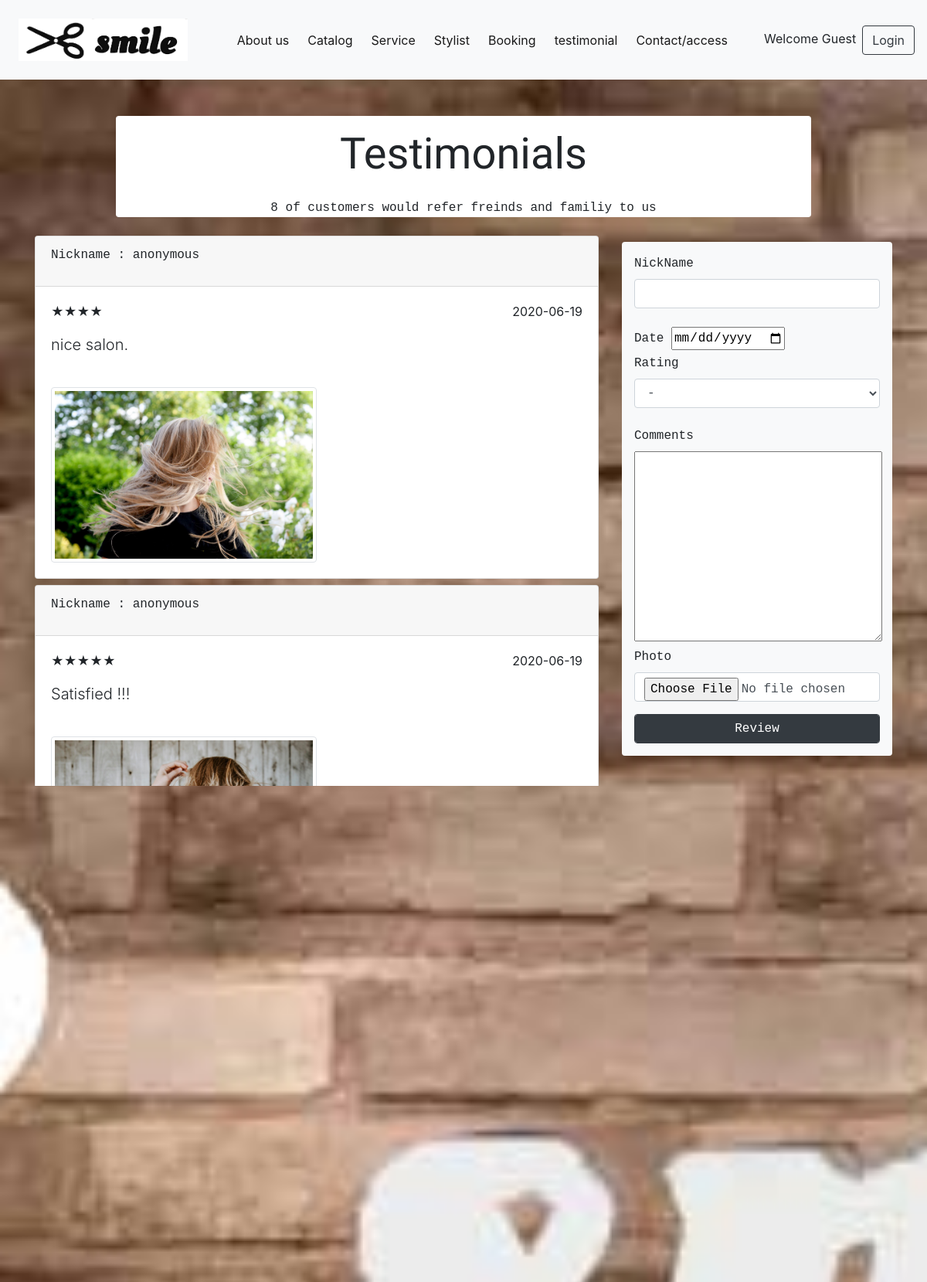
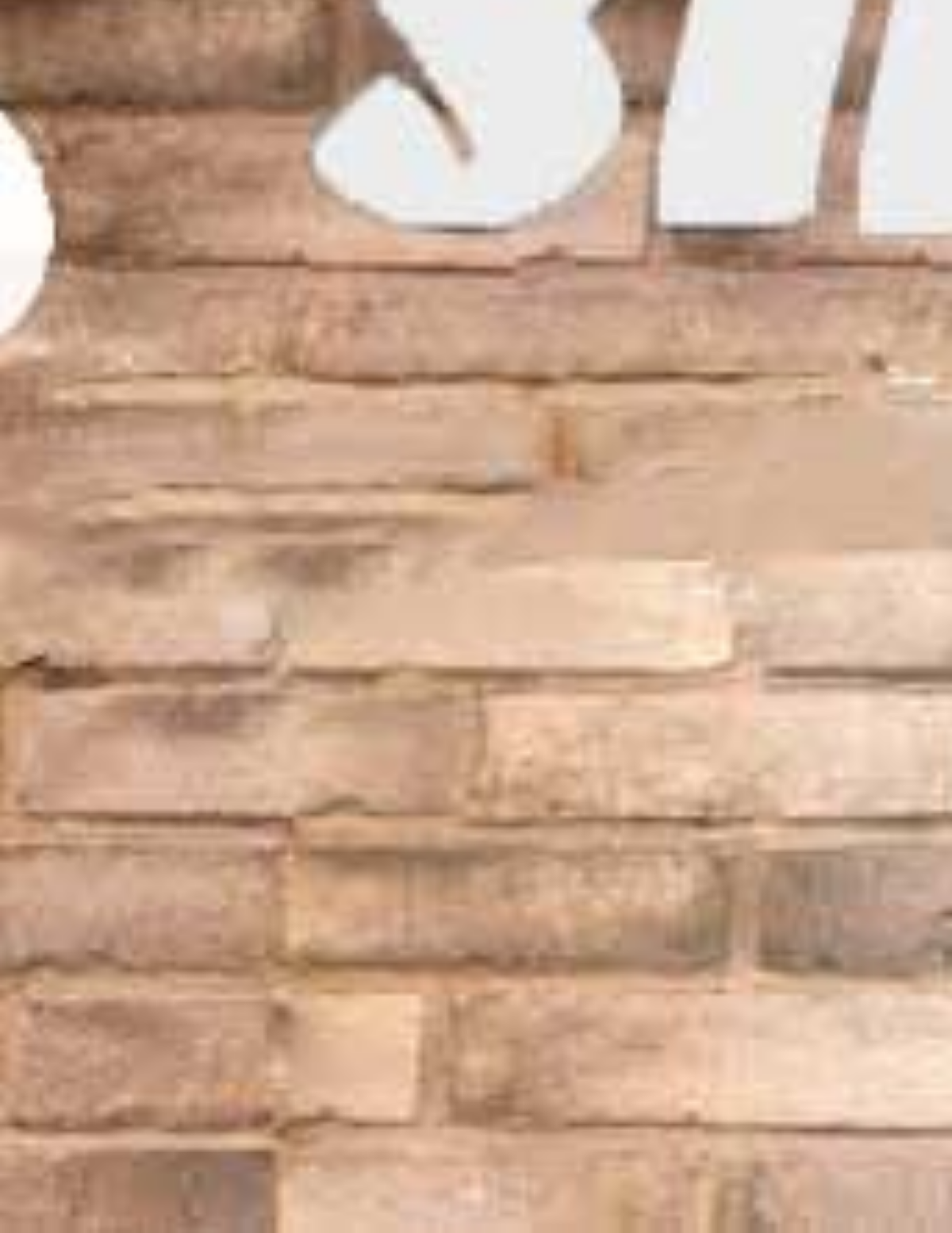
The page /testimonial.php on the database its author committed (2 pictures, top to bottom).
### tables this page shows
CREATE TABLE `review` (
  `review_id` int(11) NOT NULL,
  `nickname` varchar(100) NOT NULL,
  `date` date NOT NULL,
  `rating` varchar(100) NOT NULL,
  `comment` varchar(1000) NOT NULL,
  `photo` varchar(100) NOT NULL,
  `login_id` int(11) NOT NULL
);

### classes/connection.php (called while the page is built, shortened)
<?php
class Connection{
    private $servername="localhost";
    private $username ="root";
    private $password ="root";
    private $db_name ="hairsalon";
    function __construct(){
        $this->conn = new mysqli($this->servername,$this->username,$this->password,$this->db_name);
        if($this->conn->connect_error){
            die('error connection to database'.$this->conn->connect_error);
        }else{
            return $this->conn;
        }
    }
}
?>

### hairsalonAction.php (called while the page is built, shortened)
<?php
include 'classes/Hairsalon.php';
$Hairsalon= new Hairsalon;
?>

### classes/Hairsalon.php (called while the page is built, shortened)
<?php
include 'connection.php';
class Hairsalon extends Connection{
function displayReviewList(){
    $sql="SELECT * FROM review ORDER BY review_id DESC";
    $result=$this->conn->query($sql);
    if($result->num_rows>0){
        while($rows = $result->fetch_assoc()){
            $row[]=$rows;
        }return $row;
    }else{
        return FALSE;
    }
}
}
?>

### testimonial.php (the view, shortened to what this page needs)
<?php
include 'userMenu.php';
$reviewList = $Hairsalon->displayReviewList()
?>
<!doctype html>
<html lang="en">
  <head>
    <link rel="stylesheet" href="https://stackpath.bootstrapcdn.com/bootstrap/4.3.1/css/bootstrap.min.css">
</head>
  <body>
        <div class="container bg-white w-75 mx-auto mt-3 rounded text-center">
            <h5 class="display-4 p-3">Testimonials</h5>
            <p class="text-monospace"><?php echo count($reviewList);?> of customers would refer freinds and familiy to us</p>
        </div>
        <div class="container mb-5">
            <div class="row">
                <div class="col-lg-8">
                        <?php foreach($reviewList as $row):?>
                        <div class="card mx-auto mt-2">
                            <div class="card-header">
                                <div class="row">
                                    <div class="col-lg-10">
                                        <p class="text-monospace">Nickname :  <?php echo $row['nickname']?></p>
                                    </div>
                                    <div class="col-lg-2 text-center">
                                    </div>
                                </div>
                            </div>
                            <div class="card-body">
                                <div class="row">
                                    <div class="col-lg-6">
                                        <p>
                                            <?php
                                                for($x= 0; $x< $row['rating']; $x++){
                                                    echo "★";
                                                }
                                            ?>
                                        </p>
                                    </div>
                                    <div class="col-lg-6 text-right">
                                        <p><?php echo $row['date']?></p>
                                    </div>
                                </div>
                                <p class="lead"><?php echo $row['comment']?></p>
                                <br>
                                <?php
                                    if(!empty($row['photo'])){
                                        $photo = $row['photo'];
                                        echo "<img src='upload/user/testimonial/$photo' alt='reviewPhoto' class='img-thumbnail w-50'>";
                                    }
                                ?>
                            </div>
                        </div>
                    <?php endforeach ;?>
                </div>
                <div class="col-lg-4 text-monospace">
                    <div class="container mt-3 p-3 bg-light rounded">
                        <form action="hairsalonAction.php" method="post" enctype="multipart/form-data">
                        <label for="">NickName</label>
                        <input type="text" name="nickname" id="" class="form-control" required> <br>
                        <label for="">Date</label>
                        <input type="date" name="date" id="">
                        <br>
                        <label for="">Rating</label>
                        <select name="rating" id="" required class="form-control">
                            <option value="">-</option>
                        </select>
                        <br>
                        <label for="">Comments</label>
                            <textarea name="comment" id="" cols="30" rows="10"></textarea>
                        <label for="">Photo</label>
                        <input type="file" name="photo" id="" class="form-control">
                        <button type="submit" name="review" class=" btn btn-dark form-control mt-3">Review</button>
                        </form>
                    </div>
                </div>
            </div>
        </div>
        <br><br>
    <nav class="nav navbar bg-dark mt-5">
        <a href="dashboard.php" >Home</a>
        <p class="text-light">Copyright@ Yuka Matsumoto</p>
        <a href="contactpage.php">Contact</a>
    </nav>
  </body>
</html>

### testimonial.php (style rules this page uses)
body { margin-top:150px; background-image: url(asset/logo1.jpg); background-repeat: no-repeat; background-attachment: fixed; background-position: center center; background-size :cover ; }
div h5 { font-family: 'Oleo Script', cursive; }

### rows shown on the page
review: nickname "anonymous", date "2020-06-19", comment "nice salon.", photo (picture)
review: nickname "anonymous", date "2020-06-19", comment "Satisfied !!!", photo (picture)
review: nickname "Yuka", comment "good service!"
review: nickname "yyy", date "2020-06-06", comment "good!!"
review: nickname "yuka", comment "good hair salon."
review: nickname "anonymous", date "2020-02-21", comment "Contentment !!!"
review: nickname "Yuka", date "2020-02-01", comment "Look my hair color! This is what i wanted.. ;)", photo (picture)
review: nickname "test test", date "2020-02-03", comment "I recommend this salon :)"

### other values the page prints
count($reviewList) "8"
